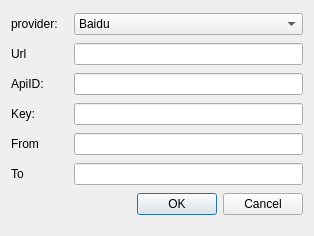
<?xml version="1.0" encoding="UTF-8"?>
<ui version="4.0">
 <class>TranslationAPI</class>
 <widget class="QDialog" name="TranslationAPI">
  <property name="geometry">
   <rect>
    <x>0</x>
    <y>0</y>
    <width>314</width>
    <height>236</height>
   </rect>
  </property>
  <property name="windowTitle">
   <string>Dialog</string>
  </property>
  <layout class="QGridLayout" name="gridLayout">
   <item row="0" column="0">
    <widget class="QLabel" name="label">
     <property name="text">
      <string>provider:</string>
     </property>
    </widget>
   </item>
   <item row="1" column="0">
    <widget class="QLabel" name="label_4">
     <property name="text">
      <string>Url</string>
     </property>
    </widget>
   </item>
   <item row="2" column="0">
    <widget class="QLabel" name="label_2">
     <property name="text">
      <string>ApiID:</string>
     </property>
    </widget>
   </item>
   <item row="3" column="0">
    <widget class="QLabel" name="label_3">
     <property name="text">
      <string>Key:</string>
     </property>
    </widget>
   </item>
   <item row="4" column="0">
    <widget class="QLabel" name="label_5">
     <property name="text">
      <string>From</string>
     </property>
    </widget>
   </item>
   <item row="5" column="0">
    <widget class="QLabel" name="label_6">
     <property name="text">
      <string>To</string>
     </property>
    </widget>
   </item>
   <item row="6" column="0" colspan="2">
    <spacer name="horizontalSpacer">
     <property name="orientation">
      <enum>Qt::Horizontal</enum>
     </property>
     <property name="sizeHint" stdset="0">
      <size>
       <width>121</width>
       <height>23</height>
      </size>
     </property>
    </spacer>
   </item>
   <item row="6" column="2">
    <widget class="QDialogButtonBox" name="buttonBox">
     <property name="standardButtons">
      <set>QDialogButtonBox::Cancel|QDialogButtonBox::Ok</set>
     </property>
    </widget>
   </item>
   <item row="4" column="1" colspan="2">
    <widget class="QLineEdit" name="lineEdit_From"/>
   </item>
   <item row="5" column="1" colspan="2">
    <widget class="QLineEdit" name="lineEdit_To"/>
   </item>
   <item row="3" column="1" colspan="2">
    <widget class="QLineEdit" name="lineEdit_APIKey"/>
   </item>
   <item row="2" column="1" colspan="2">
    <widget class="QLineEdit" name="lineEdit_ApiID"/>
   </item>
   <item row="1" column="1" colspan="2">
    <widget class="QLineEdit" name="lineEdit_Url"/>
   </item>
   <item row="0" column="1" colspan="2">
    <widget class="QComboBox" name="comboBox_provider">
     <item>
      <property name="text">
       <string>Baidu</string>
      </property>
     </item>
    </widget>
   </item>
  </layout>
 </widget>
 <resources/>
 <connections/>
</ui>
